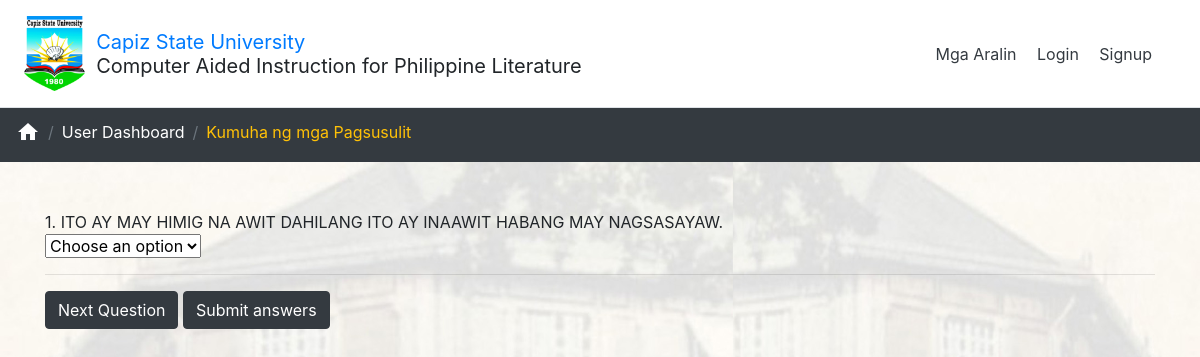
Page /test-quiz.php on the earlier database version.
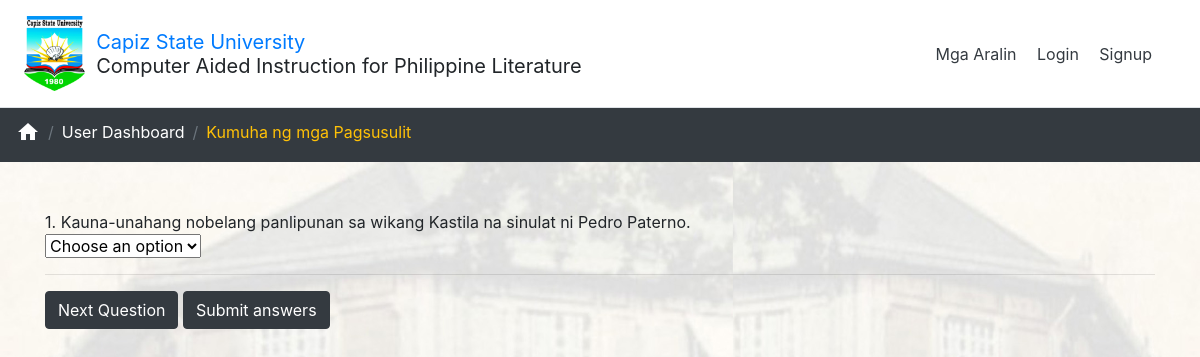
Same page on the later database version.
### tables this page shows
CREATE TABLE IF NOT EXISTS `quiz` (
  `lesson_id` int(11) NOT NULL,
  `quiz_question` varchar(145) NOT NULL,
  `option_1` varchar(63) NOT NULL,
  `option_2` varchar(31) NOT NULL,
  `option_3` varchar(33) DEFAULT NULL,
  `id` int(11) NOT NULL AUTO_INCREMENT,
  `option_4` varchar(36) DEFAULT NULL,
  `answer` int(11) DEFAULT NULL,
  PRIMARY KEY (`id`)
);

### test-quiz.php (the view, shortened to what this page needs)
<!DOCTYPE html>
<html>
<?php include 'view/partials/header.php'?>
<body>
  <?php
    include 'view/partials/navbar.php';
  ?>
  <nav aria-label="breadcrumb">
   <ol class="breadcrumb bg-dark">
     <li class="breadcrumb-item caipl-link"><a href="index.php"><i class="material-icons">home</i></a></li>
     <li class="breadcrumb-item caipl-link"><a href="user-dashboard.php">User Dashboard</a></li>
     <li class="breadcrumb-item active text-warning" aria-current="page">Kumuha ng mga Pagsusulit</li>
   </ol>
 </nav>
 <div class="container mt-5 mh75vh">
  <form id="QuizForm">
   <?php
   $i=1;
   $con = mysqli_connect("localhost","root","","caipl");
   $result = mysqli_query($con,"SELECT * FROM quiz WHERE id='$i' LIMIT 1");
   while($row = mysqli_fetch_array($result))
   {
    echo "<div class='form-group'>";
    echo "<div>" . $i . ". " . $row['quiz_question'] . "</div>";
    echo "<select name='answer" . $row['id'] . "'>";
    echo "<option selected disabled>Choose an option</option>";
    echo "</select>";
    echo "</div>";
  }
  ?><hr>
  <button type="submit" class="btn btn-dark">Next Question</button>
  <button type="submit" class="btn btn-dark">Submit answers</button>
</form>
</div>
</body>
</html>

Differences in the rows shown:
removed quiz: quiz_question "ITO AY MAY HIMIG NA AWIT DAHILANG ITO AY INAAWIT HABANG MAY NAGSASAYAW."
added quiz: quiz_question "Kauna-unahang nobelang panlipunan sa wikang Kastila na sinulat ni Pedro Paterno."
